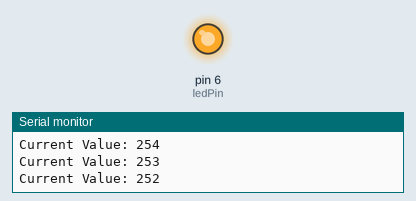
Bench run of a sketch on a simulated Arduino Uno, built with avr-gcc and run on an emulated ATmega328P. On the bench: output pins drawn as LEDs (lit = HIGH), the last lines printed to the serial monitor.

Above: at 0.05 s.
At 1.05 s:
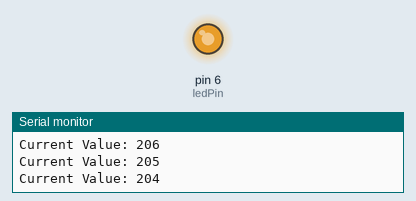
At 2.05 s:
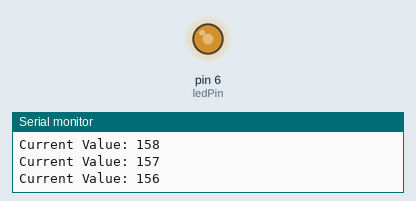
At 4.05 s:
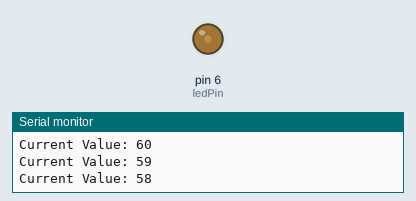
Timing chart, 0 to 6.8 s (numbered marks = the images above):
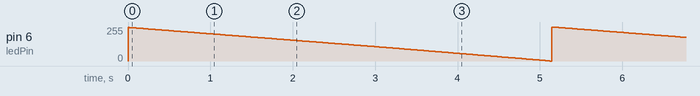

The sketch:

PWM.ino
```cpp
//Variables
int ledPin = 6; //This is a variable. We will discuss this after the code segment!
int pwmVal = 255; //PWM range is 0 - 255. Change this value and reupload to see the difference!
int currVal = 0;
String serialOut = "Current Value: ";
void setup() {
// put your setup code here, to run once:
pinMode(ledPin, OUTPUT); //Set the pin we chose above as OUTPUT.
Serial.begin(9600); //Open serial port
}
void loop() {
// put your main code here, to run repeatedly:
analogWrite(ledPin, pwmVal); //analogWrite is the arduino function for PWM. We are telling the Arduino to apply a PWM signal to ledPin, with the value of pwmVal which we set at the top of this code.
if (pwmVal <= 0) { //If value is 0
pwmVal = 255; //Reset the value to max ready to begin again
}
else { //Otherwise if value is not 0
pwmVal--; //Decrease value by 1
}
Serial.print(serialOut); //Print "Current Value: "
Serial.println(pwmVal); //Add the value to the end of the last line. NOTE this command is println, which adds a newline character at the end of the line. This saves us having to add another "\n".
}
```

Measured:
- by itself, pin 6 (ledPin): ramps from 255/255 to 0/255 and jumps back, once every 5.2 s
